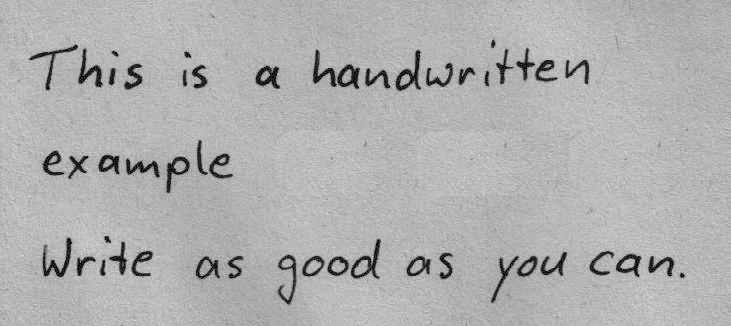
#> input picture src/img.png, 731 x 326 px, found by its file name
$ python MainMain.py
#> lines starting #> are read from the running program, lines starting #| are printed output that depends on the picture; after the words box and inside, x2 and y2 are one past the last pixel; in counts of white or black regions, pixels touching at a corner belong together
import cv2
import numpy as np
from sklearn.cluster import DBSCAN

# Load the image
image = cv2.imread('/Users/maorazriel/PycharmProjects/pythonProject4/src/img.png')
#> image is the input picture: shape (326, 731, 3); min 0, max 234, mean 175.7

# Convert the image to grayscale
gray = cv2.cvtColor(image, cv2.COLOR_BGR2GRAY)

# Apply binary thresholding
ret, thresh = cv2.threshold(gray, 127, 255, cv2.THRESH_BINARY_INV)
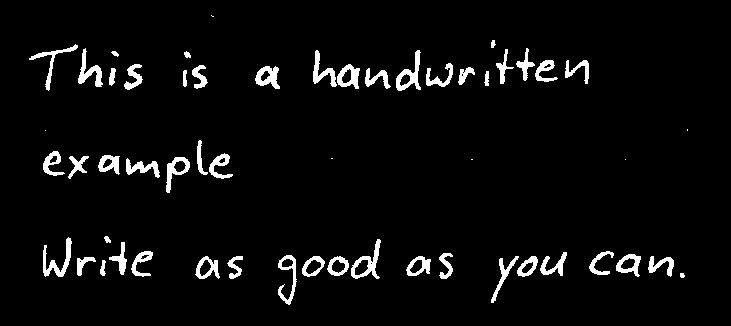
#> thresh: shape (326, 731); 4.4% white; 55 white regions (6 under 20 px)

# Find contours
contours, hierarchy = cv2.findContours(thresh, cv2.RETR_EXTERNAL, cv2.CHAIN_APPROX_SIMPLE)
#> contours = 55 contours, 9 with area under 20; largest, box (x1, y1, x2, y2) and area: (351, 239, 381, 279) 471, (396, 50, 421, 91) 406, (166, 157, 190, 193) 364, (337, 64, 360, 89) 359, (255, 66, 280, 89) 342

# Create an empty list to store the coordinates of the bounding boxes
rects = []

# Iterate over the contours and add the bounding boxes to the list
for contour in contours:
    # Get bounding box coordinates for each contour
    x, y, w, h = cv2.boundingRect(contour)

    # Add the coordinates to the list
    rects.append([x, y, x + w, y + h])
#> this loop made 55 passes
#> (x, y, w, h) on passes 1 to 12: (680, 273, 5, 5), (100, 260, 6, 16), (77, 257, 19, 19), (648, 256, 26, 21), (517, 256, 21, 21), (491, 256, 28, 47), (406, 256, 25, 20), (327, 256, 22, 20), (302, 256, 23, 21), (227, 256, 16, 23), (195, 256, 25, 23), (278, 255, 19, 50)
#> (contour, x, y, w, h) on passes 23, 24, 33, 55: ([[471, 159], [472, 159]], 471, 159, 2, 1), ([[331, 158], [332, 158]], 331, 158, 2, 1), ([[687, 129], [687, 130]], 687, 129, 1, 2), ([[211, 15], [212, 16], [213, 16], [212, 16]], 211, 15, 3, 2)
#> after the loop, rects = 55 items, first 6: [680, 273, 685, 278], [100, 260, 106, 276], [77, 257, 96, 276], [648, 256, 674, 277], [517, 256, 538, 277], [491, 256, 519, 303]

# Convert the list of coordinates to a numpy array
rects = np.array(rects)
#> rects = 55 rows, first 6: [680, 273, 685, 278], [100, 260, 106, 276], [77, 257, 96, 276], [648, 256, 674, 277], [517, 256, 538, 277], [491, 256, 519, 303]


# Apply DBSCAN to group the coordinates
clustering = DBSCAN(eps=60, min_samples=1).fit(rects)


# Iterate over the clusters and draw bounding boxes around each one
for idx, class_ in enumerate(set(clustering.labels_)):
    print('idx = ', idx, 'class', class_)
    if class_ != -1:
        same_group = np.array(rects)[np.where(clustering.labels_ == class_)[0]]
        # Find minimal box that contains all rectangles in the cluster
        x_min = np.min(same_group[:, 0])
        y_min = np.min(same_group[:, 1])
        x_max = np.max(same_group[:, 2])
        y_max = np.max(same_group[:, 3])
        cv2.rectangle(image, (x_min, y_min), (x_max, y_max), (0, 255, 0), 2)
#> this loop made 16 passes
#> (same_group, x_min, y_min, x_max, y_max) on passes 4, 6, 13: ([[406, 256, 431, 276], [439, 253, 453, 279]], 406, 253, 453, 279), ([[227, 256, 243, 279], [195, 256, 220, 279]], 195, 256, 243, 279), ([[183, 70, 187, 87], [192, 65, 208, 89], [184, 51, 191, 58]], 183, 51, 208, 89)
#> (x_min, y_min, x_max, y_max) on passes 1, 2, 3, 5, 7, 8: (589, 251, 685, 278), (43, 236, 153, 277), (491, 252, 567, 303), (278, 239, 381, 305), (625, 159, 626, 160), (471, 159, 473, 160)
#| idx =  0 class 0
#| idx =  1 class 1
#| idx =  2 class 2
#| idx =  3 class 3
#| idx =  4 class 4
#| idx =  5 class 5
#| idx =  6 class 6
#| idx =  7 class 7
#> (further printed lines are left out)
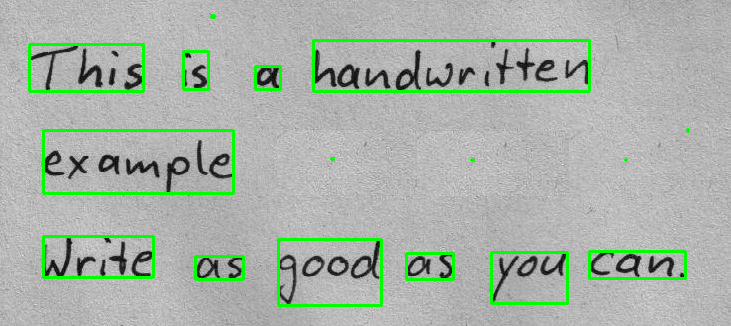
#> image: shape (326, 731, 3); 3.96% of pixels changed, all inside (x1, y1, x2, y2) = (28, 14, 690, 307)

cv2.imshow('Image with Bounding Boxes', image)
cv2.waitKey(0)
cv2.destroyAllWindows()
